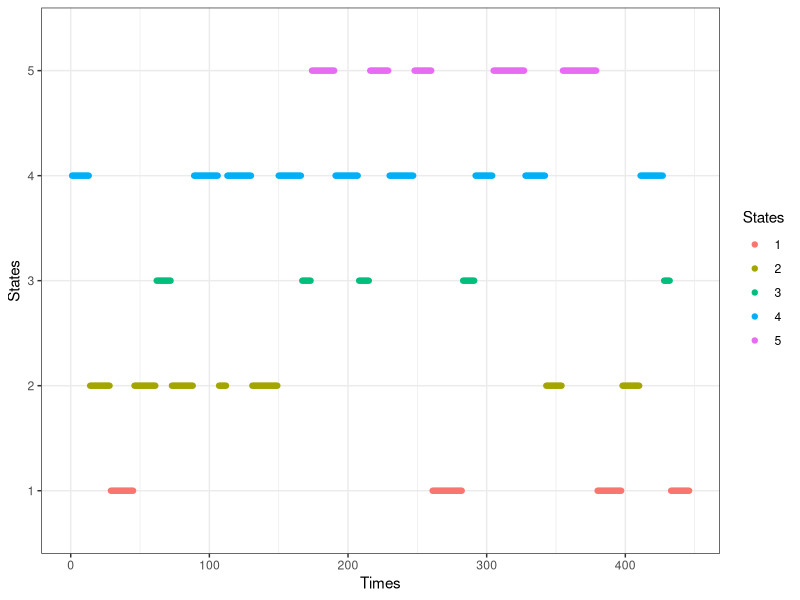
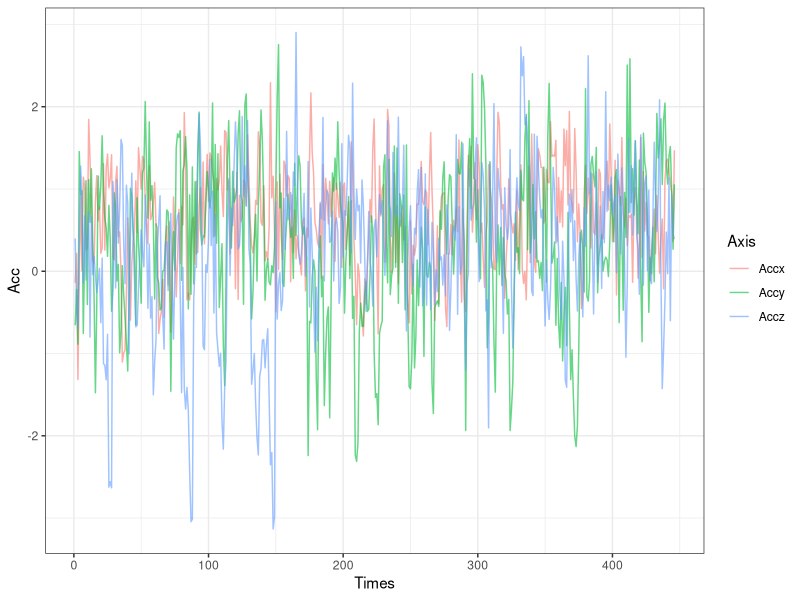

Recreate these plots in R, in order.
library(tidyverse)
# This script performes some simultions of the model presented
#######################################################################
############################### Simulations ###########################
#######################################################################

### 1. Set model's parameters

# Sojourn time parameters
lambda=c(20,13,10.8,15.8,17.2) 
M=length(lambda) # Number of possible states

# Parameters of AR models
alphas=list()
alphas[[1]]=c(0.2,0.3,0.4) # alpha parameter for state 1 for the three acc axis
alphas[[2]]=c(0.7,0.2,-0.2) # alpha parameter for state 2 for the three acc axis
alphas[[3]]=c(-.1,-.04,0.2) # alpha parameter for state 3 for the three acc axis
alphas[[4]]=c(0.6,0.6,0.5) # alpha parameter for state 4 for the three acc axis
alphas[[5]]=c(0.4,-0.3,0.3) # alpha parameter for state 5 for the three acc axis

betas1=list() 
betas1[[1]]=c(0.4,0.5,.1) # beta1 for state 1 for the three acc axis
betas1[[2]]=c(0.2,0.35,.6) # beta1 for state 2 for the three acc axis
betas1[[3]]=c(0.5,0.6,.2) # beta1 for state 3 for the three acc axis
betas1[[4]]=c(0.1,0.2,.25) # beta1 for state 4 for the three acc axis
betas1[[5]]=c(0.3,0.4,.15) # beta1 for state 5 for the three acc axis

betas2=list() 
betas2[[1]]=c(NA,0.1,NA) # beta2 for state 1 for the three acc axis
betas2[[2]]=c(NA,0.2,.35) # beta2 for state 2 for the three acc axis
betas2[[3]]=c(NA,NA,NA) # beta2 for state 3 for the three acc axis
betas2[[4]]=c(0.1,0.1,NA) # beta2 for state 4 for the three acc axis
betas2[[5]]=c(0.15,NA,NA) # beta2 for state 5 for the three acc axis

betas3=list() 
betas3[[1]]=c(NA,NA,NA) # beta3 for state 1 for the three acc axis
betas3[[2]]=c(NA,NA,.05) # beta3 for state 2 for the three acc axis
betas3[[3]]=c(NA,NA,NA) # beta3 for state 3 for the three acc axis
betas3[[4]]=c(NA,0.01,NA) # beta3 for state 4 for the three acc axis
betas3[[5]]=c(NA,NA,NA) # beta3 for state 5 for the three acc axis

k=cbind(c(1,2,1),c(1,2,3),c(1,1,1),c(2,3,1),c(2,1,1)) # order of each model

## sigmas
sigma=cbind(c(0.5,0.8,0.7),c(0.5,0.8,0.7),c(0.5,0.8,0.7),c(0.5,0.8,0.7),c(0.5,0.8,0.7))

# Initial distributions
delta=rep(1,M)/M

# Trasition probability matrix:
# tmp_ii=0
tpm <- matrix(c(0, 0.34, 0.255, 0.105, 0.3,
                0.2, 0, 0.35, 0.25, 0.2,
                0.11, 0.25,0, 0.29,0.35,
                0.1, 0.2, 0.3, 0,0.4,
                0.25,0.15,0.20,0.4,0), byrow = T, nrow = 5)

# Number of total NAS sequence (i.e, number of changes)
Tc=30

### 2. Simulation of the NAS sequence 
states=numeric(Tc)
for (j in 1:Tc) {
  if (j == 1) {
    states[1] <- sample(x = 1:M, size = 1, prob = delta)
  } else {
    states[j] <- sample(x = 1:M, size = 1, prob = tpm[states[j -1], ])
  }
}

### 3. Simultation of the sojourn times 
Stimes=numeric(Tc)
for (j in 1:Tc) {
  Stimes[j] <- rpois(1,lambda [states[j]])
}
totL=sum(Stimes)

### 4. Simultation of the observations (AR models)
Obs=matrix(NA,nrow=3,ncol=totL)
st=rep(rep(states,times=Stimes),3)
set.seed(999)
Obs[,1:3]=cbind(t(rnorm(3,0,sd=sigma[1,st[1]])),t(rnorm(3,0,sd=sigma[2,st[1]])),
                t(rnorm(3,0,sd=sigma[3,st[1]])))
for (i in 4:totL)# change in state 
{
  for (j in 1:3)# acc axis
  {   
    # set the order of the actual model
    ars=rev(na.omit(c(betas1[[st[i]]][j],
          betas2[[st[i]]][j],betas3[[st[i]]][j])))
    orde=length(ars)
    Obs[j,i]=alphas[[st[i]]][j]+Obs[j,(i-orde):(i-1)]%*%ars+rnorm(1,0,sigma[j,st[i]])
    }
}

### 7. Creation of the Data Frame with the simulated data
States=as.factor(rep(rep(states,times=Stimes),3))
Acc=c(Obs[1,],Obs[2,],Obs[3,])
Axis=c(rep('Accx',length(Obs[1,])),rep('Accy',length(Obs[2,])),
       rep('Accz',length(Obs[3,])))
Times=rep(seq(1,totL),3)
Obs.df=data.frame(Times,Acc,Axis,States)

### 6. Plot the simulations
# Plot state sequencies
ggplot(Obs.df %>% filter(Axis=='Accx')) + geom_point(aes(x=Times,y=States,col=States))+theme_bw()

# Plot the Observations
ggplot(Obs.df) + geom_line(aes(x=Times,y=Acc,col=Axis),alpha=0.6)+theme_bw()

Ks=matrix(0,ncol=4,nrow=15)
Ks[,1]=1
Ks[,2]=1
c=1
for (i in 1:3)
{
  for(j in 1:5)
  { 
    if (k[i,j]>1)
    {Ks[c,3]=1}
    
    if (k[i,j]>2)
    {Ks[c,4]=1}
    
    c=c+1
  }
}

# modifico la matriz de tpm y saco la diagonal 

tpm2=rbind(tpm[1,][-1],tpm[2,][-2], tpm[3,][-3], tpm[4,][-4],tpm[5,][-5])

